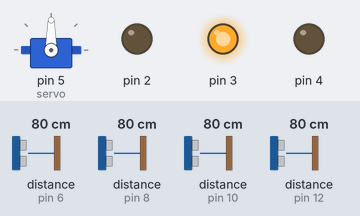
A sketch run on a simulated Arduino Uno, built with avr-gcc and run on an emulated ATmega328P. On the bench: servo, output pins drawn as LEDs (lit = HIGH). Wiring (inferred from the names in the program): 4 × ultrasonic range finder: trigger pin 7, echo pin 6 / trigger pin 9, echo pin 8 / trigger pin 11, echo pin 10 / trigger pin 13, echo pin 12. The inputs (shaded band) are chosen by the test bench; at power-on: distance to the obstacle (sensors on pin 6, pin 8, pin 10, pin 12) 80 cm. The echo pulse lasts 58.3 µs per cm; pins used as bus, display or sensor lines are not drawn.

Above: at 1.2 s.
1.3 s: distance to the obstacle (sensor on pin 6) set to 75 cm
At 1.7 s:
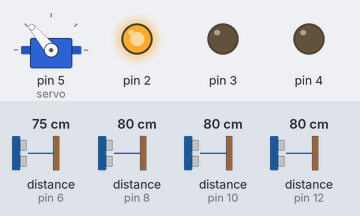
2.8 s: distance to the obstacle (sensor on pin 8) set to 2 cm
At 3.4 s:
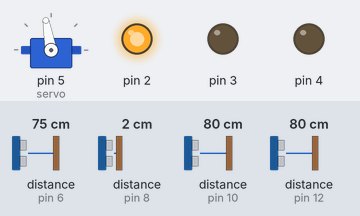
4.3 s: distance to the obstacle (sensor on pin 8) set to 120 cm
At 5.5 s:
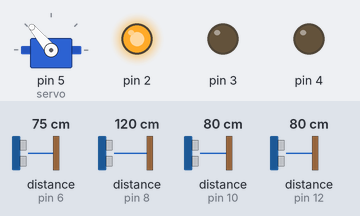
5.8 s: distance to the obstacle (sensor on pin 10) set to 2 cm
At 6.8 s:
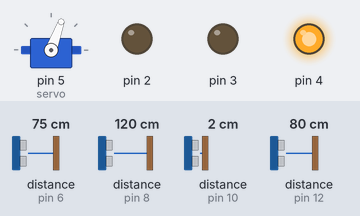
7.3 s: distance to the obstacle (sensor on pin 10) set to 120 cm
At 8.2 s:
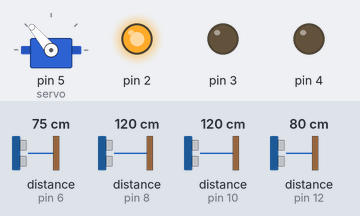
8.8 s: distance to the obstacle (sensor on pin 12) set to 2 cm
At 9.6 s:
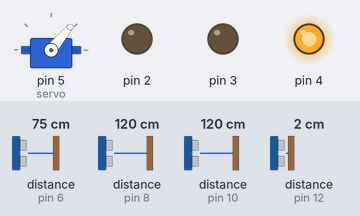
Timing chart, 0 to 11.3 s (numbered marks = the images above; inputs shaded):
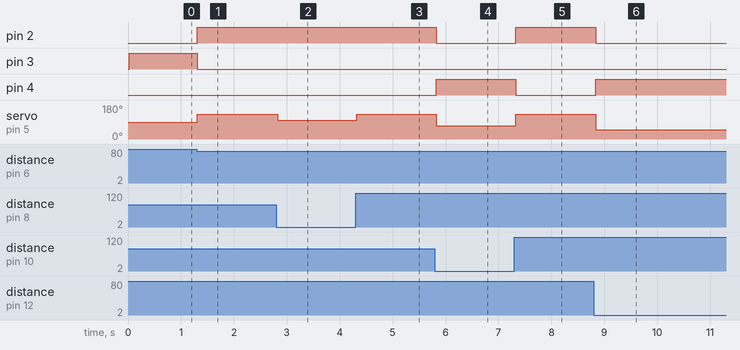

The sketch:

following_head.ino
```cpp
#include<Servo.h>
Servo servo;
// trigger pin is blue and echo pin is white
#define echoPin1 12 // Echo Pin
#define trigPin1 13 // Trigger Pin
#define echoPin2 10 // Echo Pin
#define trigPin2 11 // Trigger Pin
#define echoPin3 8 // Echo Pin
#define trigPin3 9 // Trigger Pin
#define echoPin4 6 // Echo Pin
#define trigPin4 7 // Trigger Pin
long duration1, duration2, duration3, duration4, distance1, distance2, distance3, distance4;

void setup() {
pinMode(trigPin1, OUTPUT);
pinMode(echoPin1, INPUT);
pinMode(trigPin2, OUTPUT);
pinMode(echoPin2, INPUT);
pinMode(trigPin3, OUTPUT);
pinMode(echoPin3, INPUT);
pinMode(trigPin4, OUTPUT);
pinMode(echoPin4, INPUT);
pinMode(2, OUTPUT);
pinMode(3, OUTPUT);
pinMode(4, OUTPUT);
servo.attach(5);
servo.write(90);
Serial.begin(9600);
}

void loop() {
//distance for hcsr_04 #1
digitalWrite(trigPin1, LOW);
 delayMicroseconds(2);

 digitalWrite(trigPin1, HIGH);
 delayMicroseconds(10);

 digitalWrite(trigPin1, LOW);
 duration1 = pulseIn(echoPin1, HIGH);

 //Calculate the distance (in cm) based on the speed of sound.
 distance1 = duration1/58.2;


//distance for hcsr_04 #2
digitalWrite(trigPin2, LOW);
 delayMicroseconds(2);

 digitalWrite(trigPin2, HIGH);
 delayMicroseconds(10);

 digitalWrite(trigPin2, LOW);
 duration2 = pulseIn(echoPin2, HIGH);

 //Calculate the distance (in cm) based on the speed of sound.
 distance2 = duration2/58.2;


//distance for hcsr_04 #3
digitalWrite(trigPin3, LOW);
 delayMicroseconds(2);

 digitalWrite(trigPin3, HIGH);
 delayMicroseconds(10);

 digitalWrite(trigPin3, LOW);
 duration3 = pulseIn(echoPin3, HIGH);

 //Calculate the distance (in cm) based on the speed of sound.
 distance3 = duration3/58.2;


//distance for hcsr_04 #4
digitalWrite(trigPin4, LOW);
 delayMicroseconds(2);

 digitalWrite(trigPin4, HIGH);
 delayMicroseconds(10);

 digitalWrite(trigPin4, LOW);
 duration4 = pulseIn(echoPin4, HIGH);

 //Calculate the distance (in cm) based on the speed of sound.
 distance4 = duration4/58.2;


if (distance1 >= 60){
  distance1 == 60;
}

else if (distance2 >= 60){
  distance2 == 60;
}

else if (distance3 >= 60){
  distance4 == 60;
}

else if (distance4 >= 60){
  distance4 == 60;
}

else if (distance1 <= 5){
  distance1 == 60;
}

else if (distance2 <= 5){
  distance2 == 60;
}

else if (distance3 <= 5){
  distance3 == 60;
}

else if (distance4 <= 5){
  distance4 == 60;
}
if (distance1 < distance2 && distance1 < distance3 && distance1 < distance4)
{

servo.write(50);
digitalWrite(4, HIGH);
digitalWrite(3, LOW);
digitalWrite(2, LOW);

}

else if (distance2 < distance1 && distance2 < distance3 && distance2 < distance4)
{

servo.write(70);
digitalWrite(4, HIGH);
digitalWrite(3, LOW);
digitalWrite(2, LOW);

}

else if (distance3 < distance2 && distance3 < distance1 && distance3 < distance4)
{

servo.write(100);
digitalWrite(2, HIGH);
digitalWrite(3, LOW);
digitalWrite(4, LOW);

}

else if (distance4 < distance2 && distance4 < distance3 && distance4 < distance1)
{

servo.write(130);
digitalWrite(2, HIGH);
digitalWrite(3, LOW);
digitalWrite(4, LOW);

}

else if (distance4 > 50 && distance3 > 50 && distance2 > 50 && distance1 > 50)
{

servo.write(90);
digitalWrite(3, HIGH);
digitalWrite(2, LOW);
digitalWrite(4, LOW);

}

}
```

Measured:
- the behaviour switches between 80 and 79 cm on distance to the obstacle (sensor on pin 6) (found by bisection; images 0 and 1)
- after the input at 1.3 s, pin 2: LOW → HIGH at once; pin 3: HIGH → LOW at once; servo on pin 5 (servo): 90° → 130° at once
- after the input at 2.8 s, servo on pin 5 (servo): 130° → 100° at once
- after the input at 4.3 s, servo on pin 5 (servo): 100° → 130° at once
- after the input at 5.8 s, pin 2: HIGH → LOW at once; pin 4: LOW → HIGH at once; servo on pin 5 (servo): 130° → 70° at once
- after the input at 7.3 s, pin 2: LOW → HIGH at once; pin 4: HIGH → LOW at once; servo on pin 5 (servo): 70° → 130° at once
- after the input at 8.8 s, pin 2: HIGH → LOW at once; pin 4: LOW → HIGH at once; servo on pin 5 (servo): 130° → 50° at once
